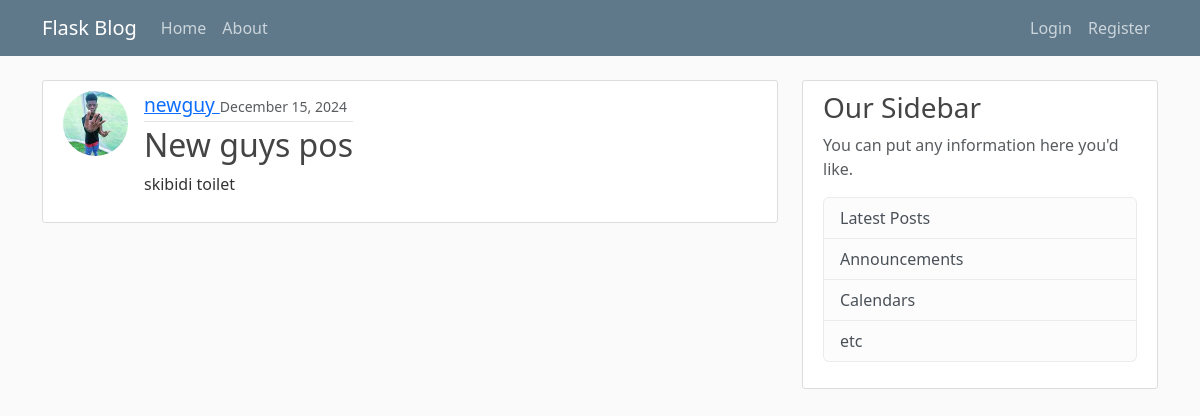
Screenshot of /post/2 with the database file from the repository.
### flaskblog/users/models.py (models this page shows, shortened)
class User(db.Model, UserMixin):
    __tablename__ = 'user'
    id = db.Column(db.Integer, primary_key=True)
    username = db.Column(db.String(20), unique=True, nullable=False)
    email = db.Column(db.String(120), unique=True, nullable=False)
    image_file = db.Column(db.String(20), nullable=False)
    password = db.Column(db.String(60), nullable=False)
    posts = db.relationship("Post", backref="author", lazy=True)

### flaskblog/posts/models.py (models this page shows, shortened)
class Post(db.Model):
    __tablename__ = 'post'
    id = db.Column(db.Integer, primary_key=True)
    title = db.Column(db.String(100), nullable=False)
    date_posted = db.Column(db.DateTime, nullable=False, default=datetime.utcnow)
    content = db.Column(db.Text, nullable=False)
    user_id = db.Column(db.Integer, db.ForeignKey("user.id"), nullable=False)

### flaskblog/posts/routes.py (the view)
@posts.route("/post/<int:post_id>")
def post(post_id: int):
    post = Post.query.get_or_404(post_id)
    return render_template("post.html", title=post.title, post=post)

### flaskblog/templates/post.html (shortened to what this page needs)
{% extends "layout.html" %} {% set active_page = "Post" %} {% block content %}
<article class="d-flex content-section">
	<img
		class="rounded-circle article-img"
		src="{{url_for('static', filename='profile_pics/' + post.author.image_file) }}"
		alt=""
	/>
	<div class="media-body">
		<div class="article-metadata">
			<a
				style="font-size: larger"
				class="mr-2"
				href="{{ url_for('users.user_posts', username=post.author.username) }}"
				>{{ post.author.username }}
			</a>
			<small class="text-muted">{{ post.date_posted.strftime('%B %d, %Y') }}</small>
			<br />
		</div>
		<h2 class="article-title">{{ post.title }}</h2>
		<p class="article-content">{{ post.content }}</p>
	</div>
</article>
{% endblock content %}

### flaskblog/static/main.css (style rules this page uses)
body { background: #fafafa; color: #333333; margin-top: 5rem; }
h1, h2, h3, h4, h5, h6 { color: #444444; }
.content-section { background: #ffffff; padding: 10px 20px; border: 1px solid #dddddd; border-radius: 3px; margin-bottom: 20px; }
.article-title { color: #444444; }
.article-content { white-space: pre-line; }
.article-img { height: 65px; width: 65px; margin-right: 16px; }
.article-metadata { padding-bottom: 1px; margin-bottom: 4px; border-bottom: 1px solid #e3e3e3 }

### rows the page displays
User: image_file (picture), author.username "newguy"
Post: date_posted "December 15, 2024", title "New guys pos", content "skibidi toilet"

### other values shown
{{ page.title }} "Home" "About"
{{ page.title }} "Login" "Register"
